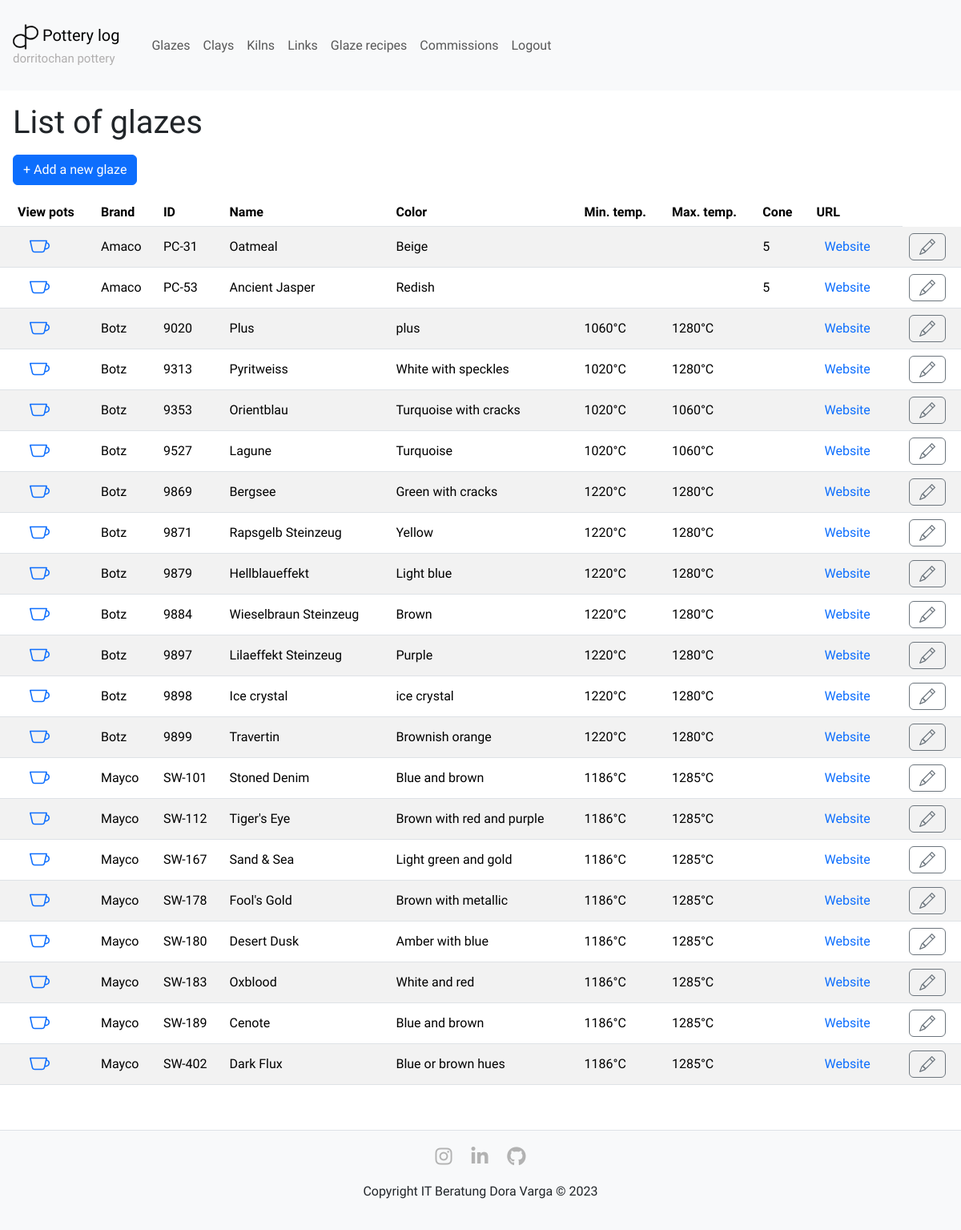
Before: /viewglazes (signed in) with the older database file.
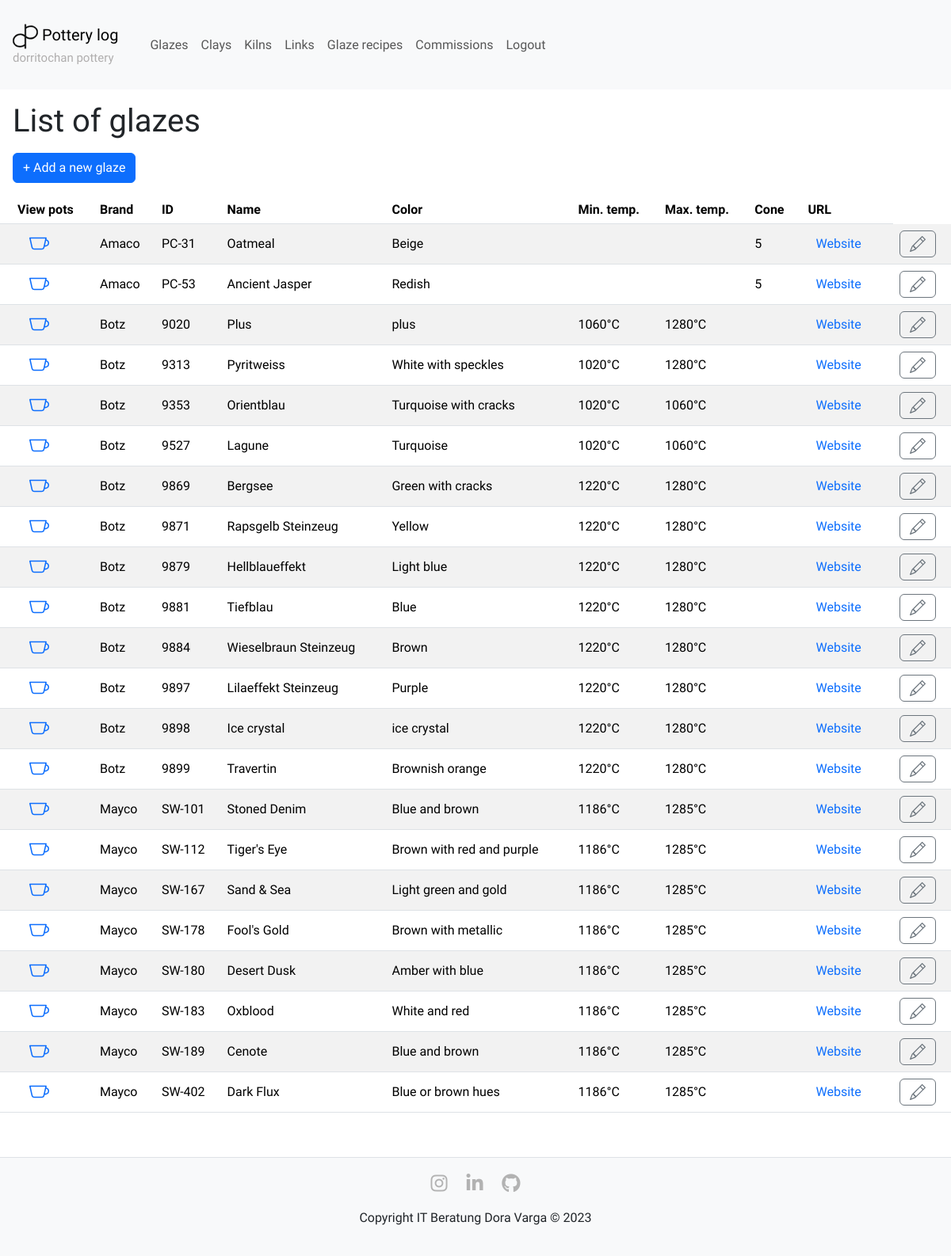
After: the same page with the newer database file.
### app/models.py (models this page shows, shortened)
class Glaze(db.Model):
    __tablename__ = 'glaze'
    id = db.Column(db.Integer, primary_key=True)
    brand = db.Column(db.String(140), index=True)
    name = db.Column(db.String(50), unique=True)
    brand_id = db.Column(db.Integer, unique=True)
    color = db.Column(db.String(140))
    temp_min = db.Column(db.Integer) # in °C
    temp_max = db.Column(db.Integer) # in °C
    cone = db.Column(db.String(5))
    glaze_url = db.Column(db.String(200))
    glazed_pots = db.relationship('PotGlaze', back_populates='glaze', lazy='dynamic')

### app/controller.py (the view)
@app.route('/viewglazes')
@login_required
def view_glazes():
    glazes = Glaze.query.order_by(Glaze.brand, Glaze.brand_id).all()
    glaze_form = AddGlazeForm()
    return render_template('viewglazes.html', title='List of glazes', glazes=glazes, glaze_form=glaze_form)

### app/models.py (called while the page is built)
@login.user_loader
def load_user(id):
    return User.query.get(int(id))

### app/utils.py (called while the page is built)
def set_cone_choices():
    return [(index , cone) for index, cone in enumerate(CONES)]

### app/templates/viewglazes.html (shortened to what this page needs)
{% extends 'layout.html' %}
{% block main %}
<h1 class="m-3">List of glazes</h1>
<div class="m-3">
    <button id="add-new-glaze" type="button" class="btn btn-primary" data-toggle="modal" data-target="#modal-add-edit-glaze" data-reload-page="true">&plus; Add a new glaze</button>
</div>
<table class="table table-striped table-hover-color table-hover">
    <thead>
        <tr>
            <th>View pots</th>
            <th>Brand</th>
            <th>ID</th>
            <th>Name</th>
            <th>Color</th>
            <th>Min. temp.</th>
            <th>Max. temp.</th>
            <th>Cone</th>
            <th style="padding: 8px 13px;">URL</th>
        </tr>
    </thead>
    <body>
        {% for glaze in glazes %}
        <tr>
            <td class="vertical-center">
                <a href="{{ url_for('show_glaze', glaze_id=glaze.id) }}" class="hover-border-link">
                </a>
            </td>
            <td class="vertical-center">{{ glaze.brand or '' }}</td>
            <td class="vertical-center">{{ glaze.brand_id or '' }}</td>
            <td class="vertical-center">{{ glaze.name or '' }}</td>
            <td class="vertical-center">{{ glaze.color or '' }}</td>
            <td class="vertical-center">{{ glaze.temp_min ~ '°C' if glaze.temp_min else '' }}</td>
            <td class="vertical-center">{{ glaze.temp_max ~ '°C' if glaze.temp_max else '' }}</td>
            <td class="vertical-center">{{ glaze.cone or '' }}</td>
            <td class="vertical-center">
                {% if glaze.glaze_url %}
                    <a class="hover-border-link" href="{{ glaze.glaze_url or '' }}" target="_blank">
                        Website
                    </a>
                {% endif %}
            </td>
            <td>
                <button type="button" class="btn btn-outline-secondary" id="open-modal-edit-item-{{ glaze.id }}" data-toggle="modal" data-target="#modal-add-edit-glaze" data-reload-page="true" data-itemtype="glaze">
                </button>
            </td>
        </tr>
        {% endfor %}
    </body>
</table>
{% endblock %}

### app/templates/layout.html (shortened to what this page needs)
<!DOCTYPE html>
<html lang="en">
    <head>
        <link href="https://cdn.jsdelivr.net/npm/bootstrap@5.3.2/dist/css/bootstrap.min.css" rel="stylesheet">
        <link href="/static/css/styles.css" rel="stylesheet">
        <link rel="stylesheet" href="https://cdn.jsdelivr.net/npm/@fancyapps/ui@5.0/dist/fancybox/fancybox.css">
        <link rel="stylesheet" href="https://cdn.jsdelivr.net/npm/bootstrap-icons@1.11.1/font/bootstrap-icons.css">
        <link rel="stylesheet" href="https://cdnjs.cloudflare.com/ajax/libs/font-awesome/6.0.0-beta3/css/all.min.css">
    </head>
    <body>
        <main class="content">
            <nav class="navbar navbar-expand-lg navbar-light bg-light">
                <a class="navbar-brand m-3" href="{{ url_for('index') }}">
                    <div>
                        <img src="{{ url_for('static', filename='photos/g889.svg') }}" alt="Logo" style="width: 2rem; height: 2rem;">
                        <span>Pottery log</span><br>
                        <span class="small-text">dorritochan pottery</span>
                    </div>
                </a>
                <div class="collapse navbar-collapse m-3" id="navbarNav">
                    <ul class="navbar-nav">
                        {% if current_user.is_anonymous %}
                        <li class="nav-item">
                            <a class="nav-link" href="{{ url_for('login') }}">Login</a>
                        </li>
                        {% else %}
                        <li class="nav-item">
                            <a class="nav-link" href="{{ url_for('view_glazes') }}">Glazes</a>
                        </li>
                        <li class="nav-item">
                            <a class="nav-link" href="{{ url_for('view_clays') }}">Clays</a>
                        </li>
                        <li class="nav-item">
                            <a class="nav-link" href="{{ url_for('view_kilns') }}">Kilns</a>
                        </li>
                        <li class="nav-item">
                            <a class="nav-link" href="{{ url_for('view_links') }}">Links</a>
                        </li>
                        <li class="nav-item">
                            <a class="nav-link" href="{{ url_for('view_links') }}">Glaze recipes</a>
                        </li>
                        <li class="nav-item">
                            <a class="nav-link" href="{{ url_for('view_commissions') }}">Commissions</a>
                        </li>
                        <li class="nav-item">
                            <a class="nav-link" href="{{ url_for('logout') }}">Logout</a>
                        </li>
                        {% endif %}
                    </ul>
                </div>
            </nav>
            {% block main %}
            {% endblock %}
        </main>
        <footer id="footer" class="social-footer">
            <a href="https://www.instagram.com/dorritochan.pottery/" target="_blank"><i class="fab fa-instagram"></i></a>
            <a href="https://www.linkedin.com/in/dora-varga-8644841b6/" target="_blank"><i class="fab fa-linkedin-in"></i></a>
            <a href="https://github.com/dorritochan" target="_blank"><i class="fab fa-github"></i></a>
            <div class="footer-copyright mt-3">
                <div class="container">
                    <div class="row">
                        <div class="col-md-12 text-center">
                            <p>Copyright IT Beratung Dora Varga © 2023</p>
                        </div>
                    </div>
                </div>
            </div>
        </footer>
    </body>
</html>

### app/static/css/styles.css (style rules this page uses)
body { margin: 0; font-family: 'Quicksand', sans-serif; display: flex; flex-direction: column; min-height: 100vh; }
.content { flex: 1; }
a.hover-border-link { color: #0d6efd; text-decoration: none; padding: 8px 13px; border: 2px solid transparent; transition: all 0.1s; }
.vertical-center { vertical-align: middle; }
.table.table-striped td:nth-child(1), .table.table-striped th:nth-child(1) { padding-left: 22px; }
.small-text { font-size: 15px; color: rgb(176, 174, 174); }
.social-footer { margin: 40px 0 0 0; padding: 20px 0; background-color: #f8f9fa; border-top: 1px solid #dee2e6; text-align: center; }
.social-footer a { margin: 0 10px; color: #b2b2b2; font-size: 24px; transition: color 0.3s; }

Changed rows visible on the page:
added Glaze: brand "Botz", brand "9881", name "Tiefblau", color "Blue", temp_min "1220°C", temp_max "1280°C"
